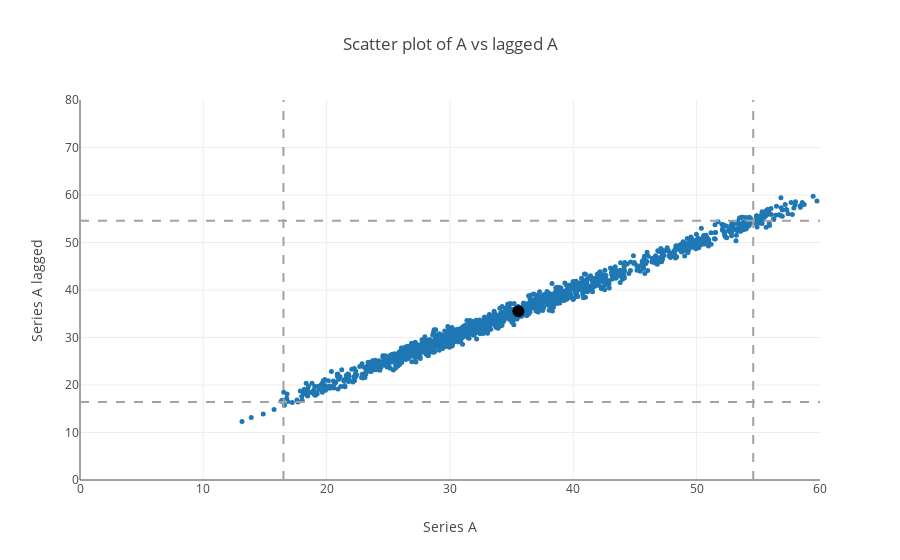

The notebook cell this image was saved under:
### Code cell
# now we just have to put it all together:
figure = {
    'data':
        [series_scatter_points,
            balance_point,
            lower_vertical,
            upper_vertical,
            lower_horizontal,
            upper_horizontal
        ],
    'layout': layout
}

iplot(figure)

### Figure 1 — Plotly figure (JSON) as saved in the notebook; plotly's stock layout.template omitted (floating-point values rounded to 4 significant figures; data arrays with more than 128 entries replaced by an {"elided": "..."} marker saying what was removed)
{"data": [{"marker": {"size": 5}, "mode": "markers", "type": "scatter", "uid": "4e53cf8e-9085-40a3-880d-591b3cedb00d", "x": {"elided": "1499 float values"}, "y": {"elided": "1499 float values"}}, {"marker": {"color": "rgb(0,0,0)", "size": 12}, "mode": "markers", "type": "scatter", "uid": "91614e18-99c2-4130-b35d-fff9475ddd07", "x": [35.54], "y": [35.52]}, {"line": {"color": "rgb(162, 162, 162)", "dash": "dash"}, "mode": "lines", "type": "scatter", "uid": "b26ad1ab-6d02-41ce-a291-9018eda278da", "x": [16.5, 16.5], "y": [0, 80]}, {"line": {"color": "rgb(162, 162, 162)", "dash": "dash"}, "mode": "lines", "type": "scatter", "uid": "20893e34-78e7-4d96-8697-e670cbd2cf95", "x": [54.59, 54.59], "y": [0, 80]}, {"line": {"color": "rgb(162, 162, 162)", "dash": "dash"}, "mode": "lines", "type": "scatter", "uid": "63f90104-f4e2-446d-85bf-16a9b8d54e04", "x": [0, 60], "y": [16.44, 16.44]}, {"line": {"color": "rgb(162, 162, 162)", "dash": "dash"}, "mode": "lines", "type": "scatter", "uid": "032086f8-5da8-4db8-850d-0384d33c356e", "x": [0, 60], "y": [54.6, 54.6]}], "layout": {"showlegend": false, "title": "Scatter plot of A vs lagged A", "xaxis": {"range": [0, 60], "title": "Series A"}, "yaxis": {"range": [0, 80], "title": "Series A lagged"}}}
